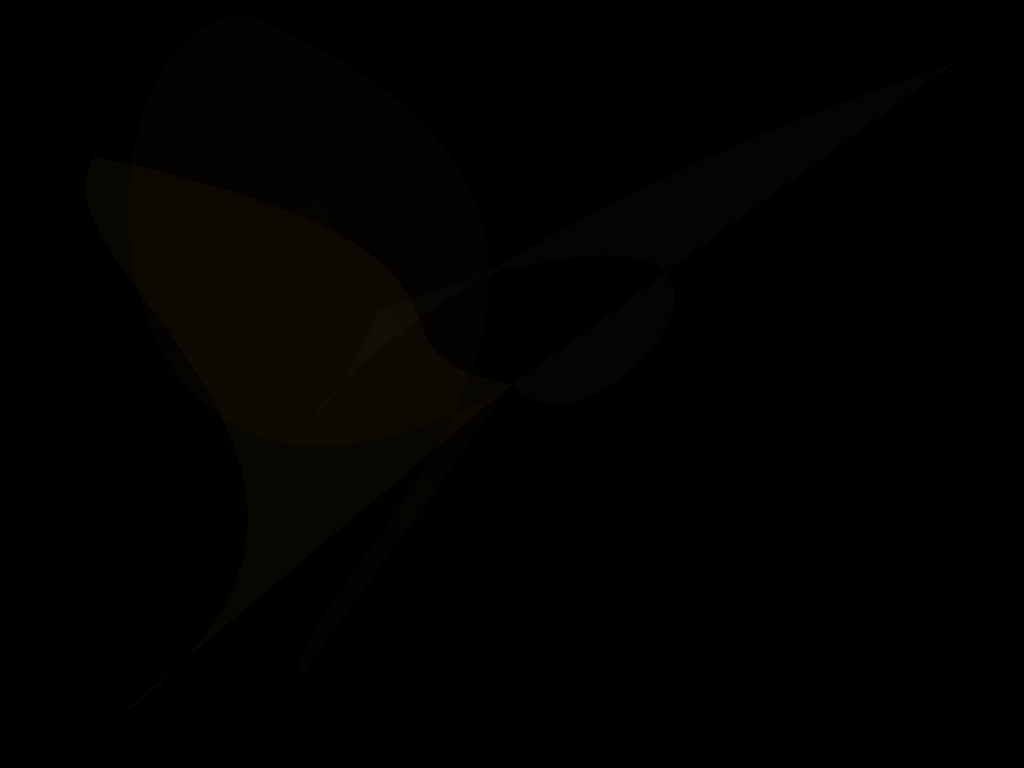
Frame 1 (no input)
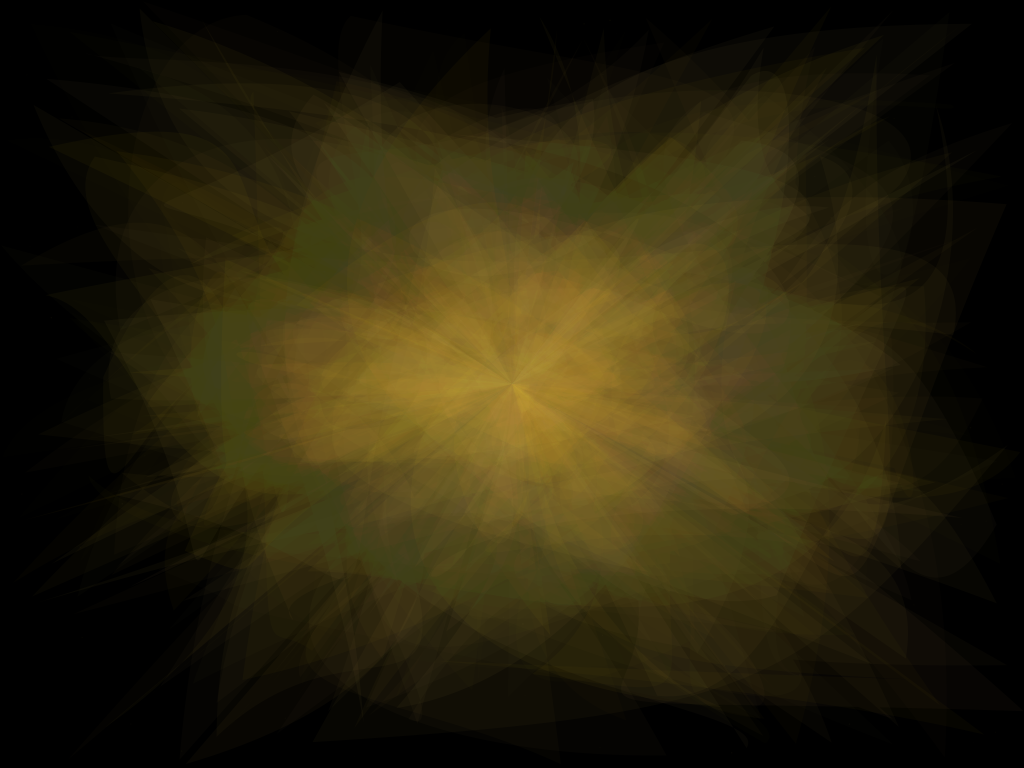
Frame 60 (the mouse pressed at the canvas centre just before this capture)
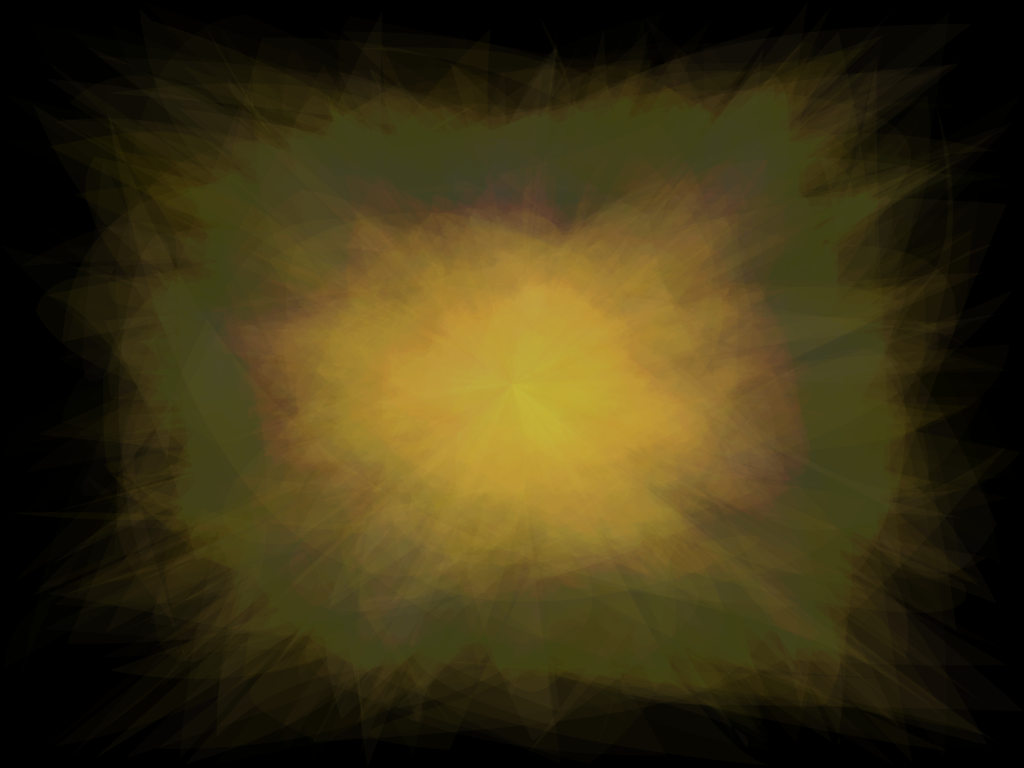
Frame 120 (the mouse held since frame 60 and released just before this capture)

The Processing sketch that drew these frames (run headless with seeded random() and noise(); from frame 60 on, the mouse is pressed at the canvas centre):

// Processing sketch: processing_88930
// ── processing_88930.pde

//Experimenting with BezierShapes, Randomness and Fading

void setup(){
  size (1024,768);
background(0);
}

void draw(){


for(float i = 0; i< 2; i += .5) {
 // color c1 = color(155,222,22,random(15));
  noStroke();
 
  ellipse(random(width),random(height),i,i);
 
  smooth();
   color c2 = color(255,random(200,222),random(122),random(9));
     fill(c2);
    //noFill();
  //stroke(c2);
 // strokeWeight(random(2.65));
beginShape();

vertex(width/2, height/2);
bezierVertex(random(width), random(height), random(width), random(height),random(width), random(height));
bezierVertex(random(width), random(height), random(width), random(height),random(width), random(height));
endShape();
}

///How to fade out shapes with Processing
fill(0,2);
rect (0,0,width,height);
/////

}
